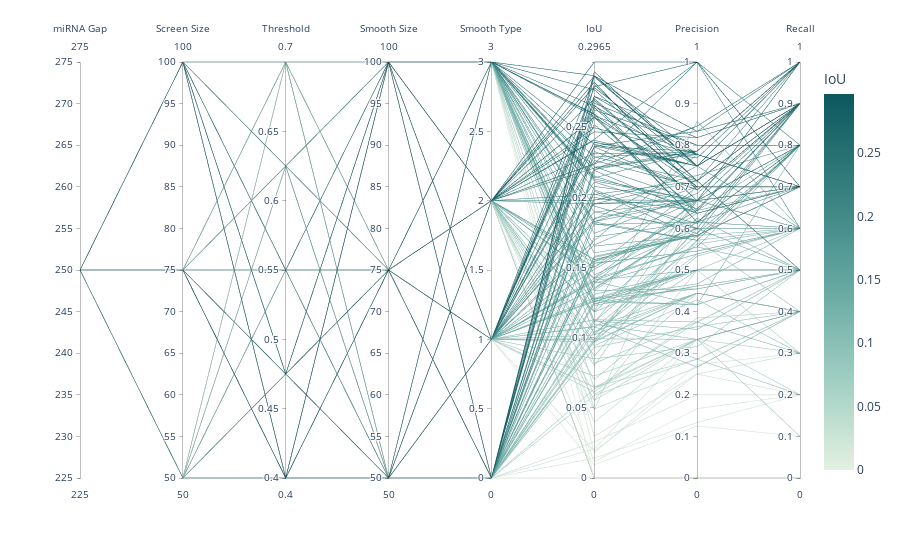

This figure's notebook cell:
### Code cell
# Convert results to DataFrame
df_results = pd.DataFrame(results_from_tunning)

# Encode smooth_type as numerical values
smooth_type_mapping = {smooth: idx for idx, smooth in enumerate(smooth_type_list)}
df_results["smooth_type"] = df_results["smooth_type"].map(smooth_type_mapping)

# Define columns to include in the parallel coordinates plot
columns_to_plot = ["mirna_gap", "screen_size", "threshold", "smooth_size", "smooth_type", "iou", "precision", "recall"]

# Plot Parallel Coordinates Graph
fig = px.parallel_coordinates(
    df_results,
    dimensions=columns_to_plot,
    color="iou",  # Color by IoU for better visualization
    labels={
        "mirna_gap": "miRNA Gap",
        "screen_size": "Screen Size",
        "threshold": "Threshold",
        "smooth_size": "Smooth Size",
        "smooth_type": "Smooth Type",
        "iou": "IoU",
        "precision": "Precision",
        "recall": "Recall"
    },
    color_continuous_scale=px.colors.sequential.Mint
)

# Show the graph
fig.show()

### Figure 1 — Plotly figure (JSON) as saved in the notebook; plotly's stock layout.template omitted (floating-point values rounded to 4 significant figures; data arrays with more than 128 entries replaced by an {"elided": "..."} marker saying what was removed)
{"data": [{"dimensions": [{"label": "miRNA Gap", "values": {"elided": "180 int values"}}, {"label": "Screen Size", "values": {"elided": "180 int values"}}, {"label": "Threshold", "values": {"elided": "180 float values"}}, {"label": "Smooth Size", "values": {"elided": "180 int values"}}, {"label": "Smooth Type", "values": {"elided": "180 int values"}}, {"label": "IoU", "values": {"elided": "180 float values"}}, {"label": "Precision", "values": {"elided": "180 float values"}}, {"label": "Recall", "values": {"elided": "180 float values"}}], "domain": {"x": [0, 1], "y": [0, 1]}, "line": {"color": {"elided": "180 float values"}, "coloraxis": "coloraxis"}, "name": "", "type": "parcoords"}], "layout": {"coloraxis": {"colorbar": {"title": {"text": "IoU"}}, "colorscale": [[0, "rgb(228, 241, 225)"], [0.1667, "rgb(180, 217, 204)"], [0.3333, "rgb(137, 192, 182)"], [0.5, "rgb(99, 166, 160)"], [0.6667, "rgb(68, 140, 138)"], [0.8333, "rgb(40, 114, 116)"], [1, "rgb(13, 88, 95)"]]}, "legend": {"tracegroupgap": 0}, "margin": {"t": 60}}}
